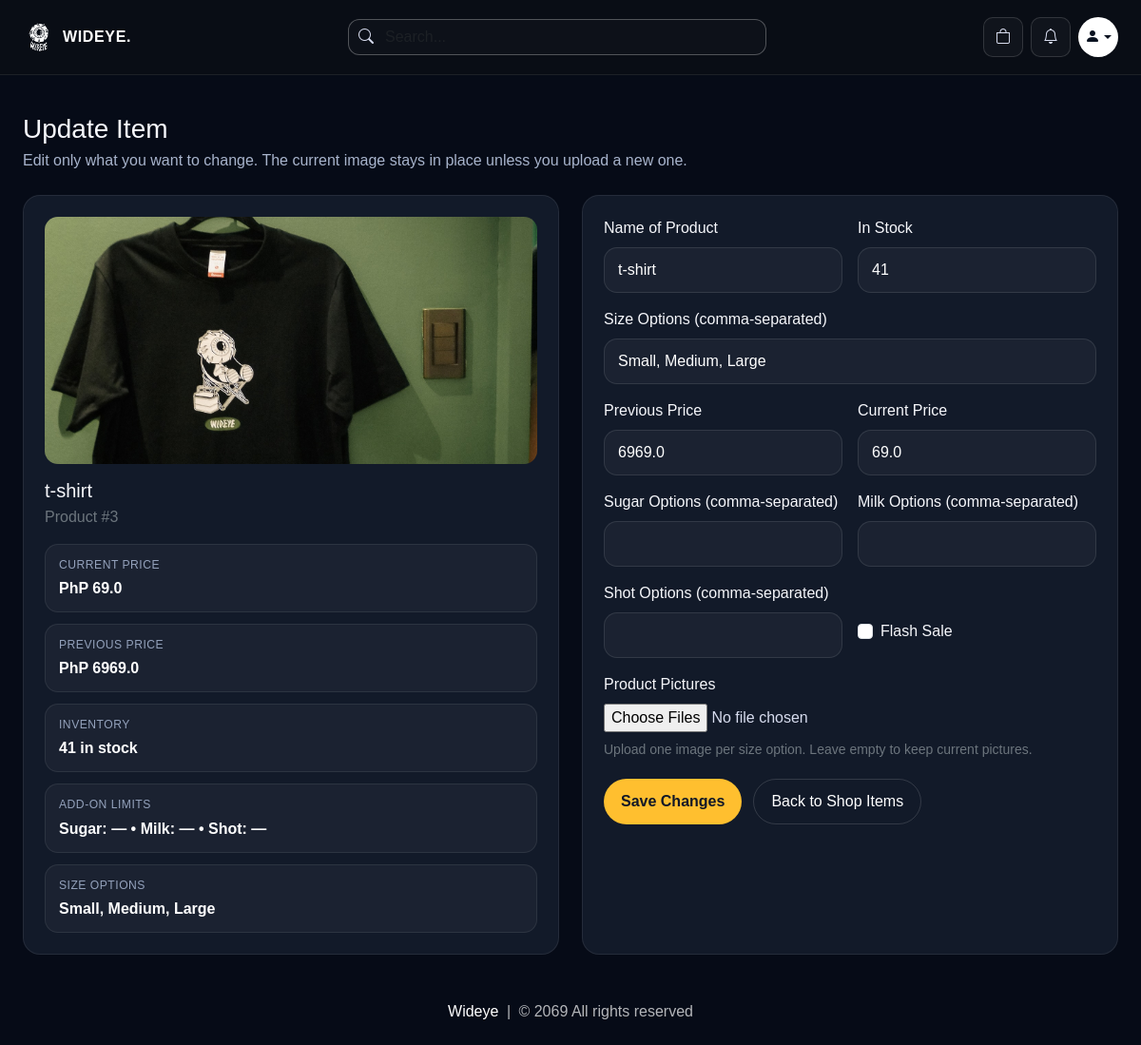
/update-item/3 (signed in), run on an earlier commit of the app's database.
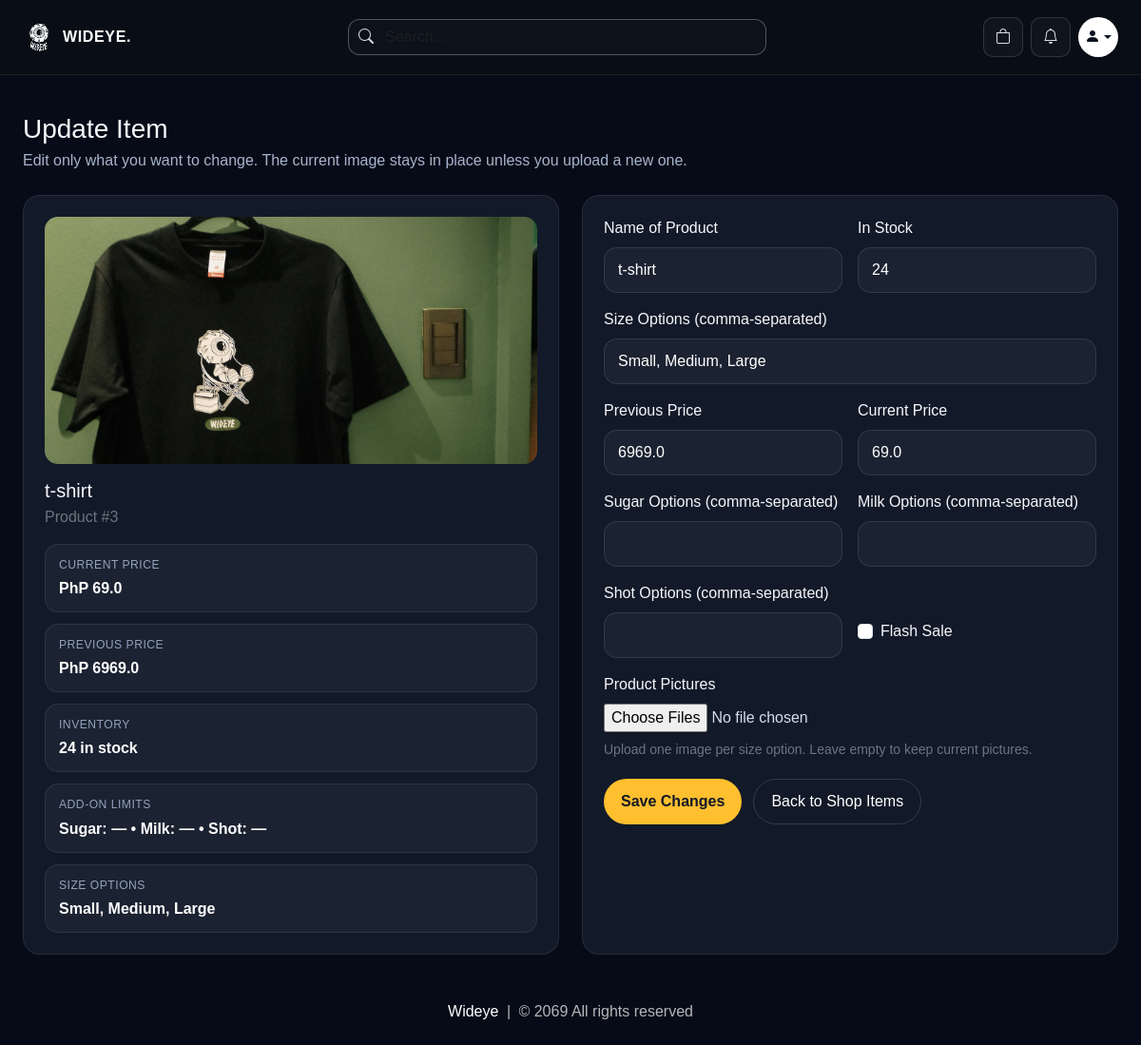
And on a later commit of the database.
### website/models.py (models this page shows, shortened)
class Product(db.Model):
    id = db.Column(db.Integer, primary_key=True)
    product_name = db.Column(db.String(100), nullable=False)
    current_price = db.Column(db.Float, nullable=False)
    previous_price = db.Column(db.Float, nullable=False)
    in_stock = db.Column(db.Integer, nullable=False)
    size = db.Column(db.String(500), nullable=False, default='')
    sugar = db.Column(db.String(500), nullable=False, default='')
    milk = db.Column(db.String(500), nullable=False, default='')
    shot = db.Column(db.String(500), nullable=False, default='')
    product_picture = db.Column(db.Text, nullable=False)
    flash_sale = db.Column(db.Boolean, default=False)
    date_added = db.Column(db.DateTime, default=datetime.utcnow)
    carts = db.relationship('Cart', backref=db.backref('product', lazy=True))
    orders = db.relationship('Order', backref=db.backref('product', lazy=True))
    usual_items = db.relationship('UsualOrderItem', backref=db.backref('product', lazy=True))

### website/admin.py (the view, shortened to what this page needs)
@admin.route('/update-item/<int:item_id>', methods=['GET', 'POST'])
@login_required
def update_item(item_id):
    if current_user_is_admin():
        form = UpdateShopItemsForm()
        item_to_update = Product.query.get(item_id)
        if item_to_update is None:
            flash('Item not found.')
            return redirect('/shop-items')
        if request.method == 'GET':
            form.product_name.data = item_to_update.product_name
            form.previous_price.data = item_to_update.previous_price
            form.current_price.data = item_to_update.current_price
            form.in_stock.data = item_to_update.in_stock
            form.size.data = item_to_update.size
            form.sugar.data = item_to_update.sugar
            form.milk.data = item_to_update.milk
            form.shot.data = item_to_update.shot
            form.flash_sale.data = item_to_update.flash_sale
        return render_template('update_item.html', form=form, item=item_to_update,
                               parse_options=parse_options, get_product_image=get_product_image)
    return render_template('404.html')

### website/forms.py
class UpdateShopItemsForm(FlaskForm):
    product_name = StringField('Name of Product', validators=[Optional()])
    current_price = FloatField('Current Price', validators=[Optional(), NumberRange(min=0)])
    previous_price = FloatField('Previous Price', validators=[Optional(), NumberRange(min=0)])
    in_stock = IntegerField('In Stock', validators=[Optional(), NumberRange(min=0)])
    size = StringField('Size Options (comma-separated)', validators=[Optional()])
    sugar = StringField('Sugar Options (comma-separated)', validators=[Optional()])
    milk = StringField('Milk Options (comma-separated)', validators=[Optional()])
    shot = StringField('Shot Options (comma-separated)', validators=[Optional()])
    product_picture = MultipleFileField('Product Pictures')
    flash_sale = BooleanField('Flash Sale')
    update_product = SubmitField('Save Changes')

### website/admin.py (called while the page is built)
def current_user_is_admin():
    return current_user.is_authenticated and bool(getattr(current_user, 'is_admin', False))

### website/views.py (called while the page is built)
def parse_options(csv_string):
    if not csv_string:
        return []
    return [opt.strip() for opt in str(csv_string).split(',') if opt.strip()]

### website/templates/update_item.html (shortened to what the changed rows need)
{% extends 'base.html' %}
{% block body %}
<div class="wideye-shell py-4">
    <div class="mb-4">
        <h1 class="h3 mb-1">Update Item</h1>
    </div>
    <div class="wideye-update-layout">
        <aside class="wideye-update-card">
            <img src="{{ get_product_image(item) }}" alt="{{ item.product_name }}">
            <h2 class="h5 mb-1">{{ item.product_name }}</h2>
            <p class="text-secondary mb-3">Product #{{ item.id }}</p>
            <div class="wideye-update-meta">
                <div class="wideye-update-meta-item">
                    <span class="wideye-update-label">Current Price</span>
                    <span class="wideye-update-value">PhP {{ item.current_price }}</span>
                </div>
                <div class="wideye-update-meta-item">
                    <span class="wideye-update-label">Previous Price</span>
                    <span class="wideye-update-value">PhP {{ item.previous_price }}</span>
                </div>
                <div class="wideye-update-meta-item">
                    <span class="wideye-update-label">Inventory</span>
                    <span class="wideye-update-value">{{ item.in_stock }} in stock</span>
                </div>
                <div class="wideye-update-meta-item">
                    <span class="wideye-update-label">Add-on Limits</span>
                    <span class="wideye-update-value">Sugar: {{ item.sugar or '—' }} • Milk: {{ item.milk or '—' }} • Shot: {{ item.shot or '—' }}</span>
                </div>
                <div class="wideye-update-meta-item">
                    <span class="wideye-update-label">Size Options</span>
                    <span class="wideye-update-value">{{ item.size or '—' }}</span>
                </div>
                {% set all_images = parse_options(item.product_picture) %}
            </div>
        </aside>
        <section class="wideye-update-form">
            <form action="" method="POST" enctype="multipart/form-data">
                <div class="wideye-update-grid">
                    <div>
                        <label class="form-label">{{ form.product_name.label.text }}</label>
                        {{ form.product_name(class="wideye-update-input") }}
                    </div>
                    <div>
                        <label class="form-label">{{ form.in_stock.label.text }}</label>
                        {{ form.in_stock(class="wideye-update-input") }}
                    </div>
                    <div class="full">
                        <label class="form-label">{{ form.size.label.text }}</label>
                        {{ form.size(class="wideye-update-input", placeholder="Small, Medium, Large") }}
                    </div>
                    <div>
                        <label class="form-label">{{ form.previous_price.label.text }}</label>
                        {{ form.previous_price(class="wideye-update-input") }}
                    </div>
                    <div>
                        <label class="form-label">{{ form.current_price.label.text }}</label>
                        {{ form.current_price(class="wideye-update-input") }}
                    </div>
                    <div>
                        <label class="form-label">{{ form.sugar.label.text }}</label>
                        {{ form.sugar(class="wideye-update-input") }}
                    </div>
                    <div>
                        <label class="form-label">{{ form.milk.label.text }}</label>
                        {{ form.milk(class="wideye-update-input") }}
                    </div>
                    <div>
                        <label class="form-label">{{ form.shot.label.text }}</label>
                        {{ form.shot(class="wideye-update-input") }}
                    </div>
                    <div class="d-flex align-items-center gap-2 pt-4">
                        {{ form.flash_sale(class="form-check-input mt-0") }}
                        <label class="form-check-label">{{ form.flash_sale.label.text }}</label>
                    </div>
                    <div class="full">
                        <label class="form-label">{{ form.product_picture.label.text }}</label>
                        {{ form.product_picture(class="wideye-update-file", multiple="multiple") }}
                        <small class="text-secondary d-block mt-2">Upload one image per size option. Leave empty to keep current pictures.</small>
                    </div>
                </div>
            </form>
        </section>
    </div>
</div>
{% endblock %}

What changed in the data, as far as the page shows it:
changed Product "t-shirt": in_stock "41" → "24"
